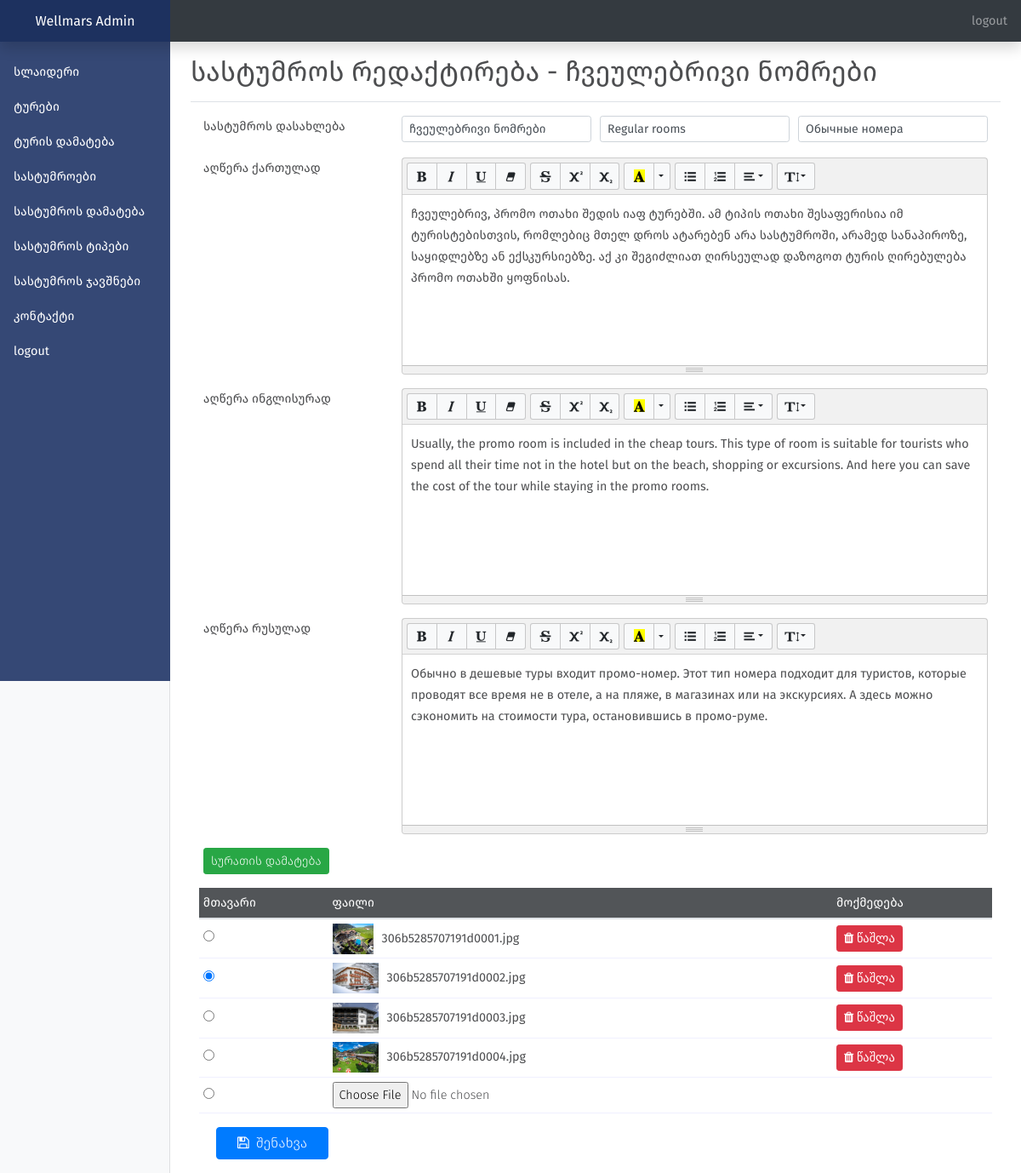
Before: /admin/editHotel/10 with the older database file.
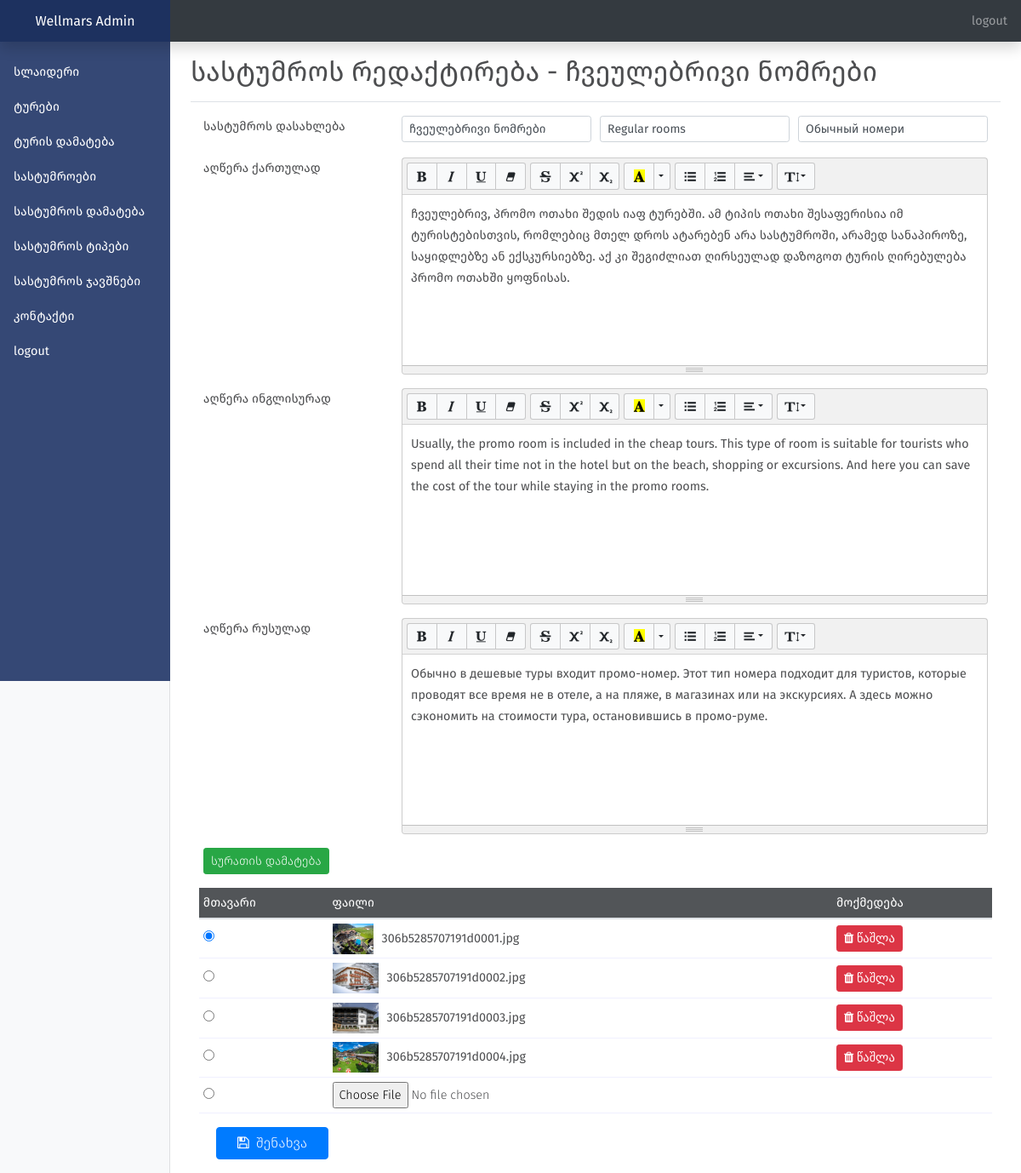
After: the same page with the newer database file.
### tables this page shows
CREATE TABLE IF NOT EXISTS `hotels` (
  `id` int(11) NOT NULL AUTO_INCREMENT,
  `type_ge` varchar(250) DEFAULT NULL,
  `type_en` varchar(250) DEFAULT NULL,
  `type_ru` varchar(250) DEFAULT NULL,
  `hotel_ge` text DEFAULT NULL,
  `hotel_en` text DEFAULT NULL,
  `hotel_ru` text DEFAULT NULL,
  PRIMARY KEY (`id`)
);

CREATE TABLE IF NOT EXISTS `hotelimages` (
  `id` int(11) NOT NULL AUTO_INCREMENT,
  `hotelid` int(11) NOT NULL,
  `filename` varchar(200) NOT NULL,
  `ismain` tinyint(1) NOT NULL,
  PRIMARY KEY (`id`)
);

### application/controllers/Admin.php (called while the page is built, shortened)
<?php
class admin extends CI_Controller
{
   public function __construct()
	{
		$this->load->library('form_validation');
		$this->load->helper("security");
	}
	public function editHotel($id=0){
		$this->load->model(['hotel', 'hotelimage']);
		$data['id'] = $id;
		$data['hotel'] = $this->hotel->getHotel($id);
		$data['hotelimages'] = $this->hotelimage->getImagesByHotelId($id);
		$this->load->view('admin/editHotel', $data);
	}
}

### index.php (called while the page is built, shortened)
<?php
require_once BASEPATH.'core/CodeIgniter.php';

### application/models/Hotel.php (called while the page is built, shortened)
<?php
class hotel extends CI_Model
{
	public function getHotel($id)
	{
		return $this->db->select('*')->from('hotels')->where('id', $id)->get()->row();
	}
}

### application/models/Hotelimage.php (called while the page is built, shortened)
<?php
class hotelimage extends CI_Model
{
   public function getImagesByHotelId($id)
	{
		return $this->db->select('*')->from('hotelimages')->where('hotelid', $id)->get()->result();
	}
}

### application/views/admin/editHotel.php (the view, shortened to what this page needs)
<main role="main" class="col-md-9 ml-sm-auto col-lg-10 px-md-4">
	<div class="d-flex justify-content-between flex-wrap flex-md-nowrap align-items-center pt-3 pb-2 mb-3 border-bottom">
		<h1 class="h2">სასტუმროს რედაქტირება - <?php echo $hotel->type_ge; ?></h1>
	</div>
	<div class="container-fluid">
		<?php echo form_open(base_url('admin/editHotel/'.$id), array("enctype" => "multipart/form-data")); ?>
		<div class="form-row">
			<div class="form-group col-md-3">
				<label>სასტუმროს დასახლება</label>
			</div>
			<div class="form-group col-md-3">
				<input type="text" class="form-control form-control-sm" id="type_ge" name="type_ge" value="<?php echo $hotel->type_ge; ?>" autocomplete="off" placeholder="ქართულად">
			</div>
			<div class="form-group col-md-3">
				<input type="text" class="form-control form-control-sm" id="type_en" name="type_en" value="<?php echo $hotel->type_en; ?>" autocomplete="off" placeholder="ინგლისურად">
			</div>
			<div class="form-group col-md-3">
				<input type="text" class="form-control form-control-sm" id="type_ru" name="type_ru" value="<?php echo $hotel->type_ru; ?>" autocomplete="off" placeholder="რუსულად">
			</div>
			<div class="form-group col-md-3">
				<label>აღწერა ქართულად</label>
			</div>
			<div class="form-group col-md-9">
			</div>
			<div class="form-group col-md-3">
				<label>აღწერა ინგლისურად</label>
			</div>
			<div class="form-group col-md-9">
			</div>
			<div class="form-group col-md-3">
				<label>აღწერა რუსულად</label>
			</div>
			<div class="form-group col-md-9">
			</div>
			<div class="form-group col-lg-12">
				<button type="button" class="btn btn-success btn-sm" id="addimage">სურათის დამატება</button>
			</div>
			<table class="table table-sm">
				<thead>
					<tr>
						<th scope="col">მთავარი</th>
                  <th scope="col">ფაილი</th>
                  <th scope="col">მოქმედება</th>
					</tr>
				</thead>
				<tbody id="imgcontainer">
               <?php foreach ($hotelimages as $image): ?>
                  <tr>
                     <td><input type="radio" value="old<?php echo $image->id;?>" name="mainImage" <?php echo $image->ismain ? ' checked':'';?>></td>
                     <td><img src="<?php echo base_url('uploads/hotels/'.$image->filename);?>" style="height:36px; margin-right:10px"><?php echo $image->filename;?></td>
                     <td><a href="<?php echo base_url('admin/deleteHotelImage/'.$image->id.'/'.$hotel->id);?>" class="btn btn-danger btn-sm"><i class="fa fa-trash"> წაშლა</i></a></td>
                  </tr>
               <?php endforeach; ?>
					<tr>
						<td><input type="radio" value="1" name="mainImage"></td>
                  <td><input type="file" name="hotelImages[]"></td>
                  <td></td>
					</tr>
				</tbody>
			</table>
		</div>
		<div class="form-group col-lg-7">
			<button type="submit" class="btn btn-primary px-4"><i class="fa fa-save mr-2"></i>შენახვა</button>
		</div>
	</div>
</main>

Changed rows visible on the page:
changed hotels "ჩვეულებრივი ნომრები": type_ru "Обычные номера" → "Обычный номери"
computed for hotelimages "306b5285707191d0001.jpg": ismain "☐" → "☑"
changed hotelimages "306b5285707191d0002.jpg": ismain "☑" → "☐"
